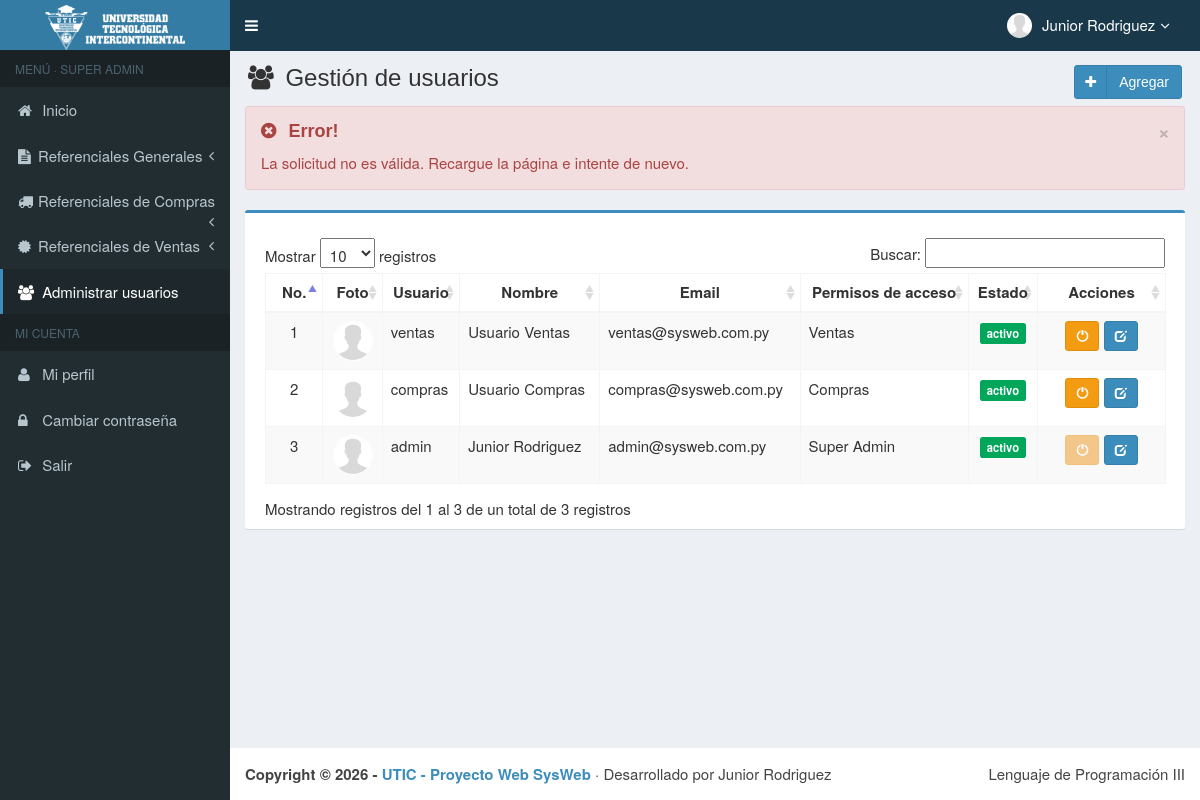
Page /main.php?module=user&alert=11 (signed in) on the committed database.
### tables this page shows
CREATE TABLE usuarios (
    id_user         INT          NOT NULL AUTO_INCREMENT,
    username        VARCHAR(50)  NOT NULL,
    name_user       VARCHAR(150) NOT NULL,
    password        VARCHAR(255) NOT NULL,
    email           VARCHAR(150) NULL,
    telefono        VARCHAR(20)  NULL,
    foto            VARCHAR(300) NOT NULL DEFAULT '',
    permisos_acceso VARCHAR(30)  NOT NULL,           
    status          VARCHAR(15)  NOT NULL DEFAULT 'activo',    
    PRIMARY KEY (id_user),
    UNIQUE KEY uq_usuarios_username (username)
);

### config/funciones.php (called while the page is built, shortened)
<?php
function e(?string $texto): string
{
    return htmlspecialchars($texto ?? "", ENT_QUOTES, "UTF-8");
}
function foto_usuario(?string $foto): string
{
    return "images/user/" . ($foto !== null && $foto !== "" ? rawurlencode($foto) : "user-default.png");
}

### modules/user/view.php (the view, shortened to what this page needs)
<?php
$alertas = [
    1 => ["success", "Éxito!", "El nuevo usuario se registró correctamente."],
    2 => ["success", "Éxito!", "Los datos del usuario se modificaron correctamente."],
    3 => ["success", "Éxito!", "El usuario fue activado correctamente."],
    4 => ["success", "Éxito!", "El usuario fue bloqueado correctamente."],
    5 => ["danger",  "Error!", "No se pudo subir la imagen. Intente nuevamente."],
    6 => ["danger",  "Error!", "La imagen no puede pesar más de 1 MB."],
    7 => ["danger",  "Error!", "La imagen debe ser de tipo JPG, JPEG o PNG."],
    8 => ["danger",  "Error!", "Ese nombre de usuario ya existe. Elija otro."],
    9 => ["danger",  "Error!", "No podés bloquear tu propio usuario."],
    10 => ["danger", "Error!", "Datos incompletos o inválidos. Revise el formulario."],
    11 => ["danger", "Error!", "La solicitud no es válida. Recargue la página e intente de nuevo."],
];
$alerta = $alertas[(int) ($_GET["alert"] ?? 0)] ?? null;
$usuarios = $mysqli->query("SELECT id_user, username, name_user, email, telefono, foto, permisos_acceso, status
                            FROM usuarios ORDER BY id_user DESC");
?>
<section class="content-header">
    <h1>
        <i class="fa fa-users icon-title"></i> Gestión de usuarios
        <a class="btn btn-primary btn-social pull-right" href="?module=form_user&form=add" title="Agregar" data-toggle="tooltip">
            <i class="fa fa-plus"></i> Agregar
        </a>
    </h1>
</section>
<section class="content">
    <div class="row">
        <div class="col-md-12">
            <?php if ($alerta): ?>
                <div class="alert alert-<?= $alerta[0] ?> alert-dismissable">
                    <button type="button" class="close" data-dismiss="alert" aria-hidden="true">&times;</button>
                    <h4><i class="icon fa <?= $alerta[0] === "success" ? "fa-check-circle" : "fa-times-circle" ?>"></i> <?= $alerta[1] ?></h4>
                    <?= $alerta[2] ?>
                </div>
            <?php endif; ?>
            <div class="box box-primary">
                <div class="box-body">
                    <table id="dataTables1" class="table table-bordered table-striped table-hover">
                        <thead>
                            <tr>
                                <th class="center">No.</th>
                                <th class="center">Foto</th>
                                <th class="center">Usuario</th>
                                <th class="center">Nombre</th>
                                <th class="center">Email</th>
                                <th class="center">Permisos de acceso</th>
                                <th class="center">Estado</th>
                                <th class="center">Acciones</th>
                            </tr>
                        </thead>
                        <tbody>
                        <?php $nro = 1; while ($u = $usuarios->fetch_assoc()): ?>
                            <tr>
                                <td width="40" class="center"><?= $nro++ ?></td>
                                <td class="center"><img class="img-user img-circle" src="<?= foto_usuario($u["foto"]) ?>" width="40" height="40" style="object-fit:cover"></td>
                                <td><?= e($u["username"]) ?></td>
                                <td><?= e($u["name_user"]) ?></td>
                                <td><?= e($u["email"]) ?></td>
                                <td><?= e($u["permisos_acceso"]) ?></td>
                                <td class="center">
                                    <span class="label label-<?= $u["status"] === "activo" ? "success" : "danger" ?>"><?= e($u["status"]) ?></span>
                                </td>
                                <td class="center" width="110">
                                    <form method="POST" action="modules/user/proses.php?act=<?= $u["status"] === "activo" ? "off" : "on" ?>" style="display:inline">
                                        <?php if ($u["status"] === "activo"): ?>
                                            <button type="submit" class="btn btn-warning btn-sm" data-toggle="tooltip" title="Bloquear"
                                                    <?= (int) $u["id_user"] === $_SESSION["id_user"] ? "disabled" : "" ?>>
                                                <i style="color:#fff" class="glyphicon glyphicon-off"></i>
                                            </button>
                                        <?php else: ?>
                                            <button type="submit" class="btn btn-success btn-sm" data-toggle="tooltip" title="Activar">
                                                <i style="color:#fff" class="glyphicon glyphicon-ok"></i>
                                            </button>
                                        <?php endif; ?>
                                    </form>
                                    <a data-toggle="tooltip" title="Modificar" class="btn btn-primary btn-sm"
                                       href="?module=form_user&form=edit&id=<?= (int) $u["id_user"] ?>">
                                        <i style="color:#fff" class="glyphicon glyphicon-edit"></i>
                                    </a>
                                </td>
                            </tr>
                        <?php endwhile; ?>
                        </tbody>
                    </table>
                </div>
            </div>
        </div>
    </div>
</section>

### top-menu.php (shortened to what this page needs)
<?php
$stmt = $mysqli->prepare("SELECT name_user, foto, permisos_acceso FROM usuarios WHERE id_user = ?");
$stmt->bind_param("i", $_SESSION["id_user"]);
$stmt->execute();
$usuario_top = $stmt->get_result()->fetch_assoc();
?>
<li class="dropdown user user-menu">
    <a href="#" class="dropdown-toggle" data-toggle="dropdown">
        <img src="<?= foto_usuario($usuario_top["foto"]) ?>" class="user-image" alt="Imagen de usuario">
        <span class="hidden-xs"><?= e($usuario_top["name_user"]) ?><i style="margin-left:5px" class="fa fa-angle-down"></i></span>
    </a>
</li>

### assets/css/style.css (style rules this page uses)
.bg-green, .callout.callout-success, .alert-success, .label-success, .modal-success .modal-body { background-color: #dff0d8 !important; }
.bg-red, .callout.callout-danger, .alert-danger, .alert-error, .label-danger, .modal-danger .modal-body { background-color: #f2dede !important; }
.alert-danger, .alert-error { border-color: #ebccd1; }
.btn-social *:first-child { border-right: 1px solid rgba(0, 0, 0, 0.1); bottom: 0; font-size: 1em !important; left: 0; line-height: 32px !important; position: absolute; text-align: center; top: 0; width: 32px !important; }
.content-header { padding: 15px 18px 0; position: relative; }
.center { text-align:center; }
.img-user { border: 1px solid #fff; border-radius: 100%; }
.icon-title { margin-right: 5px; }
body { background-color: #fff; color: #333; font-size: 15px; line-height: 1.42857; }

### main.php (style rules this page uses)
.label.label-success { background-color: #00a65a !important; color: #fff; }

### rows in the picture
usuarios: name_user "Junior Rodriguez", username "admin", email "admin@sysweb.com.py", permisos_acceso "Super Admin", status "activo"
usuarios: username "ventas", name_user "Usuario Ventas", email "ventas@sysweb.com.py", permisos_acceso "Ventas", status "activo"
usuarios: username "compras", name_user "Usuario Compras", email "compras@sysweb.com.py", permisos_acceso "Compras", status "activo"

### other values in the picture
$nivel "SUPER ADMIN"
$alerta[1] "Error!"
$alerta[2] "La solicitud no es válida. Recargue la página e intente de nuevo."
